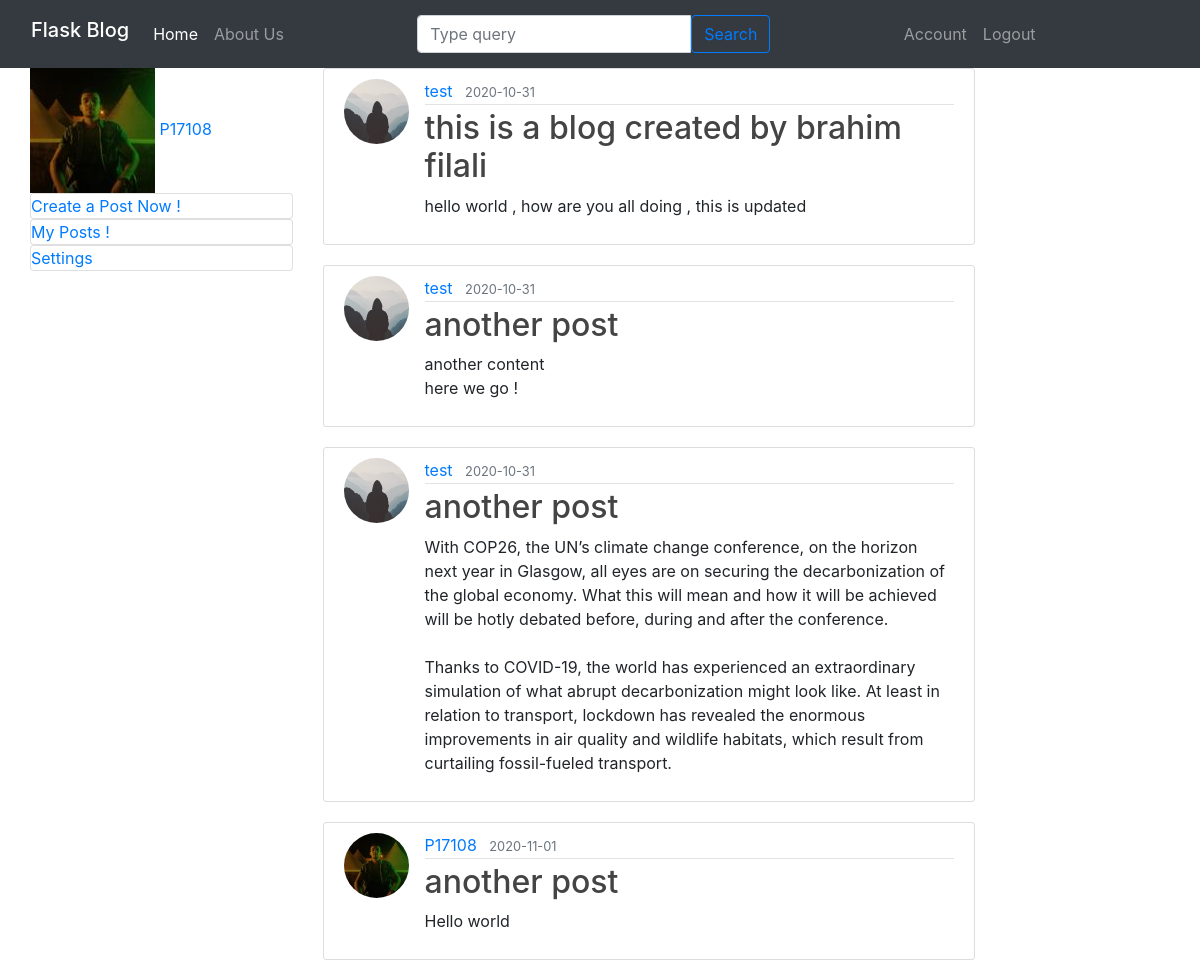
The app's page /home (signed in) with its own data.
### flaskblog/models.py (models this page shows, shortened)
class User(db.Model ,UserMixin):
    id = db.Column(db.Integer , primary_key = True)
    username = db.Column(db.String(20) , unique = True , nullable = False )
    email = db.Column(db.String(120) , unique = True , nullable = False )
    image_file = db.Column(db.String(40) , nullable = False , default = 'default.jpg')
    password = db.Column(db.String(60) , nullable = False)
    posts = db.relationship('Post' , backref = 'author')

class Post(db.Model ,UserMixin):
    id = db.Column(db.Integer , primary_key = True)
    title = db.Column(db.String(20) , nullable = False )
    content = db.Column(db.Text, nullable = False )
    date_posted = db.Column(db.DateTime , default=datetime.utcnow)
    user_id = db.Column(db.Integer , db.ForeignKey('user.id'))

### flaskblog/routes.py (the view)
@app.route("/")
@app.route("/home")
def home():
    posts = Post.query.all()
    return render_template('home.html' , title = "Home page" , posts = posts )

### flaskblog/models.py (called while the page is built)
@login_manager.user_loader
def load_user(user_id):
    return User.query.get(int(user_id))

### flaskblog/templates/home.html
{% extends 'layout.html' %}
{% block link_css %}
    <link rel="stylesheet" type="text/css" href="{{ url_for('static', filename='home.css') }}">
{% endblock %}
{% block content %}
<div class="row">
    <div class="col-md-3">
    {% if current_user.is_authenticated %}
        <div class="profile">
            <img class="profile_picture" src="{{url_for('static', filename='profile_pics/'+current_user.image_file)}} ">
            <a class="profile_name" href="">
                {{current_user.username}}
            </a>
        </div>
        <div>
            <a href="{{ url_for('create_post') }}">
                <div class="card">
                    Create a Post Now !
                </div>
            </a>
            <a href="{{ url_for('my_posts') }}">
                <div class="card">
                    My Posts !
                </div>
            </a>
            <a href="">
                <div class="card">
                    Settings
                </div>
            </a>
        </div>
    {% endif %}
    </div>
    <div class="col-md-7">
        {% for post in posts %}
            <article class="media content-section">
              <img class="rounded-circle article-img" src="{{ url_for('static', filename='profile_pics/' + post.author.image_file) }}">
              <div class="media-body">
                <div class="article-metadata">
                  <a class="mr-2" href="#">{{ post.author.username }}</a>
                  <small class="text-muted">{{ post.date_posted.strftime('%Y-%m-%d') }}</small>
                </div>
                <h2><a class="article-title" href=" {{ url_for('post' , post_id = post.id) }} ">{{ post.title }}</a></h2>
                <p class="article-content">{{ post.content }}</p>
              </div>
            </article>
        {% endfor%}
    </div>
</div>
{% endblock content %}

### flaskblog/static/main.css (style rules this page uses)
.article-img { max-width: 100%; min-width: 50px; height: auto; border-radius: 50%; }
body { background: #fafafa; color: #333333; margin-top: 5rem; }
h1, h2, h3, h4, h5, h6 { color: #444444; }
.content-section { background: #ffffff; padding: 10px 20px; border: 1px solid #dddddd; border-radius: 3px; margin-bottom: 20px; }
.article-title { color: #444444; }
.article-content { white-space: pre-line; }
.article-img { height: 65px; width: 65px; margin-right: 16px; }
.article-metadata { padding-bottom: 1px; margin-bottom: 4px; border-bottom: 1px solid #e3e3e3 }

### records on screen
User: image_file (picture), username "P17108"
Post: image_file (placeholder picture), author.username "test", date_posted "2020-10-31", title "this is a blog created by brahim filali", content "hello world , how are you all doing , this is updated"
Post: image_file (placeholder picture), author.username "test", date_posted "2020-10-31", title "another post", content "another content here we go !"
Post: image_file (placeholder picture), author.username "test", date_posted "2020-10-31", title "another post", content "With COP26, the UN’s climate change conference, on the horizon next year in Glasgow, all eyes are on securing the decarbonization of the global economy. What this will mean and how it will be achieved will be hotly debated before, during and after the conference. Thanks to COVID-19, the world has experienced an extraordinary simulation of what abrupt decarbonization might look like. At least in relation to transport, lockdown has revealed the enormous improvements in air quality and wildlife habitats, which result from curtailing fossil-fueled transport."
Post: image_file (picture), author.username "P17108", date_posted "2020-11-01", title "another post", content "Hello world"
